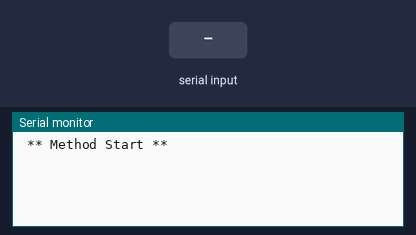
Bench run of a sketch on a simulated Arduino Uno, built with avr-gcc and run on an emulated ATmega328P. Parts: the last lines printed to the serial monitor. Inputs (shaded band) come from the test bench.

Above: at 1.2 s.
1.3 s: "END\n" received over Serial
At 1.6 s:
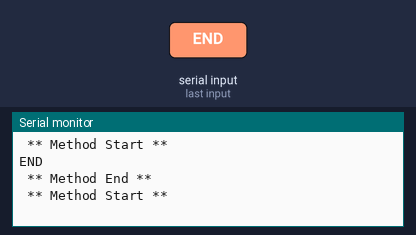
2.8 s: "1\n" received over Serial
At 4.2 s:
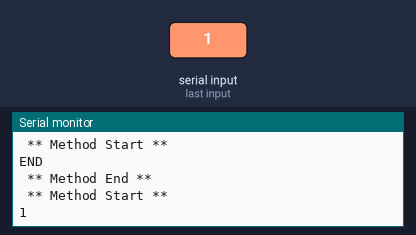

Measured:
- after the input at 1.3 s, the serial monitor: prints a new line at once (image 1)
- after the input at 2.8 s, the serial monitor: prints a new line at once (image 2)

The sketch:

serial_test.ino
```cpp
void setup() {
  // put your setup code here, to run once:
  Serial.begin(9600);

}

void loop() {
  // put your main code here, to run repeatedly:
  putString();

}
void putString() {
  Serial.println(" ** Method Start ** ");
  while (1) {
    if (Serial.available()) {
      String inString = Serial.readStringUntil('\n');
      Serial.println(inString);
      if (inString== "END") {
        Serial.println( " ** Method End ** ");
        break;
      }
    }
  }
}
```
